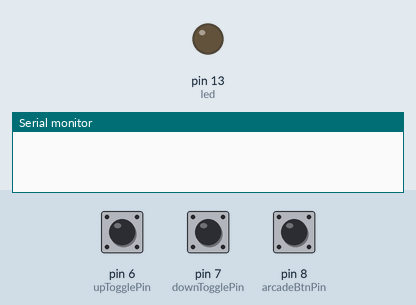
A sketch run on a simulated Arduino Uno, built with avr-gcc and run on an emulated ATmega328P. Parts: output pins drawn as LEDs (lit = HIGH), the last lines printed to the serial monitor. Inputs (shaded band) come from the test bench; at power-on: pin 6 (upTogglePin) HIGH, pin 7 (downTogglePin) HIGH, pin 8 (arcadeBtnPin) HIGH.

Above: at 1.2 s.
1.3 s: pin 6 (upTogglePin) pulled LOW for 1 s
At 2.1 s:
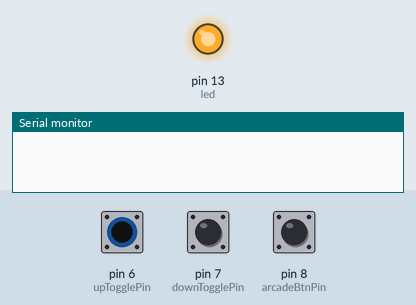
10.1 s: pin 7 (downTogglePin) pulled LOW for 1 s
At 11.8 s:
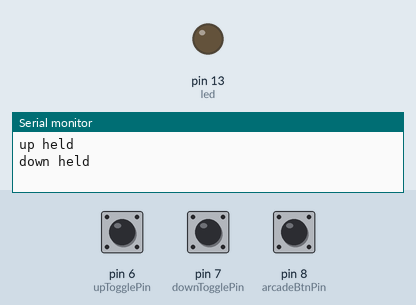
12.6 s: pin 8 (arcadeBtnPin) pulled LOW for 1 s
At 13.4 s:
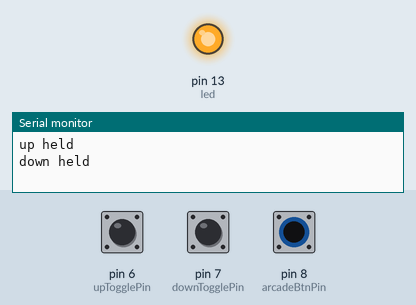
Timing chart, 0 to 15.6 s (numbered marks = the images above; inputs shaded):
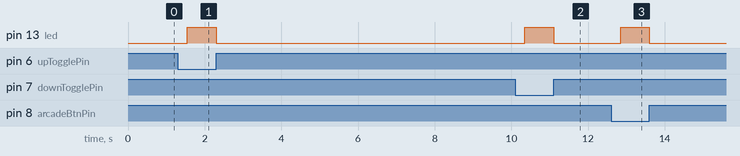

The sketch:

AdvancedButtonFunctions.ino
```cpp
const int led = 13;


// Arcade Button
const byte arcadeBtnPin = 8;

int arcadeBtnBounceTime = 50;
int arcadeBtnHoldTime = 250;
int arcadeBtnDoubleTime = 500;

int arcadeBtnLastReading = LOW;
int arcadeBtnHold = 0;
int arcadeBtnSingle = 0;

long arcadeBtnLastSwitchTime = 0;
long arcadeBtnOnTime = 0;

// Up Toggle
const byte upTogglePin = 6;

int upToggleBounceTime = 50;
int upToggleHoldTime = 250;
int upToggleDoubleTime = 500;

int upToggleLastReading = LOW;
int upToggleHold = 0;
int upToggleSingle = 0;

long upToggleLastSwitchTime = 0;
long upToggleOnTime = 0;

// Down Toggle
const byte downTogglePin = 7;

int downToggleBounceTime = 50;
int downToggleHoldTime = 250;
int downToggleDoubleTime = 500;

int downToggleLastReading = LOW;
int downToggleHold = 0;
int downToggleSingle = 0;

long downToggleLastSwitchTime = 0;
long downToggleOnTime = 0;


int LEDstate = 0;


void setup() {
  pinMode(arcadeBtnPin, INPUT_PULLUP);
  pinMode(upTogglePin, INPUT_PULLUP);
  pinMode(downTogglePin, INPUT_PULLUP);
  pinMode(led, OUTPUT);
  digitalWrite(led, LOW);
  Serial.begin(9600);
}

void loop() {
  handleArcadeButton();
  handleUpToggle();
  handleDownToggle();
}

void handleArcadeButton() {

  int reading = digitalRead(arcadeBtnPin);

  //first pressed
  if (reading == LOW && arcadeBtnLastReading == HIGH) {
    arcadeBtnOnTime = millis();
  }

  //held
  if (reading == LOW && arcadeBtnLastReading == LOW) {
    if ((millis() - arcadeBtnOnTime) > arcadeBtnHoldTime) {
      invertLED();
      arcadeBtnHold = 1;
    }
  }

  //released
  if (reading == HIGH && arcadeBtnLastReading == LOW) {
    if (((millis() - arcadeBtnOnTime) > arcadeBtnBounceTime) && arcadeBtnHold != 1) {
      arcadeButtonOnRelease();
    }
    if (arcadeBtnHold == 1) {
      Serial.println("arcade held");
      digitalWrite(led, LEDstate);
      arcadeBtnHold = 0;
    }
  }
  arcadeBtnLastReading = reading;

  if (arcadeBtnSingle == 1 && (millis() - arcadeBtnLastSwitchTime) > arcadeBtnDoubleTime) {
    Serial.println("arcade single press");
    arcadeBtnSingle = 0;
  }
}


void arcadeButtonOnRelease() {

  if ((millis() - arcadeBtnLastSwitchTime) >= arcadeBtnDoubleTime) {
    arcadeBtnSingle = 1;
    arcadeBtnLastSwitchTime = millis();
    return;
  }

  if ((millis() - arcadeBtnLastSwitchTime) < arcadeBtnDoubleTime) {
    toggleLED();
    Serial.println("arcade double press");
    arcadeBtnSingle = 0;
    arcadeBtnLastSwitchTime = millis();
  }
}

void handleUpToggle() {

  int reading = digitalRead(upTogglePin);

  //first pressed
  if (reading == LOW && upToggleLastReading == HIGH) {
    upToggleOnTime = millis();
  }

  //held
  if (reading == LOW && upToggleLastReading == LOW) {
    if ((millis() - upToggleOnTime) > upToggleHoldTime) {
      invertLED();
      upToggleHold = 1;
    }
  }

  //released
  if (reading == HIGH && upToggleLastReading == LOW) {
    if (((millis() - upToggleOnTime) > upToggleBounceTime) && upToggleHold != 1) {
      upToggleOnRelease();
    }
    if (upToggleHold == 1) {
      Serial.println("up held");
      digitalWrite(led, LEDstate);
      upToggleHold = 0;
    }
  }
  upToggleLastReading = reading;

  if (upToggleSingle == 1 && (millis() - upToggleLastSwitchTime) > upToggleDoubleTime) {
    Serial.println("up single press");
    upToggleSingle = 0;
  }
}


void upToggleOnRelease() {

  if ((millis() - upToggleLastSwitchTime) >= upToggleDoubleTime) {
    upToggleSingle = 1;
    upToggleLastSwitchTime = millis();
    return;
  }

  if ((millis() - upToggleLastSwitchTime) < upToggleDoubleTime) {
    toggleLED();
    Serial.println("up double press");
    upToggleSingle = 0;
    upToggleLastSwitchTime = millis();
  }
}

void handleDownToggle() {

  int reading = digitalRead(downTogglePin);

  //first pressed
  if (reading == LOW && downToggleLastReading == HIGH) {
    downToggleOnTime = millis();
  }

  //held
  if (reading == LOW && downToggleLastReading == LOW) {
    if ((millis() - downToggleOnTime) > downToggleHoldTime) {
      invertLED();
      downToggleHold = 1;
    }
  }

  //released
  if (reading == HIGH && downToggleLastReading == LOW) {
    if (((millis() - downToggleOnTime) > downToggleBounceTime) && downToggleHold != 1) {
      downToggleOnRelease();
    }
    if (downToggleHold == 1) {
      Serial.println("down held");
      digitalWrite(led, LEDstate);
      upToggleHold = 0;
    }
  }
  downToggleLastReading = reading;

  if (downToggleSingle == 1 && (millis() - downToggleLastSwitchTime) > downToggleDoubleTime) {
    Serial.println("down single press");
    downToggleSingle = 0;
  }
}


void downToggleOnRelease() {

  if ((millis() - downToggleLastSwitchTime) >= downToggleDoubleTime) {
    downToggleSingle = 1;
    downToggleLastSwitchTime = millis();
    return;
  }

  if ((millis() - downToggleLastSwitchTime) < downToggleDoubleTime) {
    toggleLED();
    Serial.println("down double press");
    downToggleSingle = 0;
    downToggleLastSwitchTime = millis();
  }
}

void toggleLED() {
  if (LEDstate == 0) {
    LEDstate = 1;
  } else {
    LEDstate = 0;
  }
  digitalWrite(led, LEDstate);
}

void invertLED() {
  if (LEDstate == 0) {
    digitalWrite(led, 1);
  } else {
    digitalWrite(led, 0);
  }
}
```

Measured:
- after the input at 1.3 s, pin 13 (led): LOW → HIGH after 0.25 s, → LOW 0.75 s later
- after the input at 10.1 s, pin 13 (led): LOW → HIGH after 0.25 s, → LOW 0.75 s later
- after the input at 12.6 s, pin 13 (led): LOW → HIGH after 0.25 s, → LOW 0.75 s later
